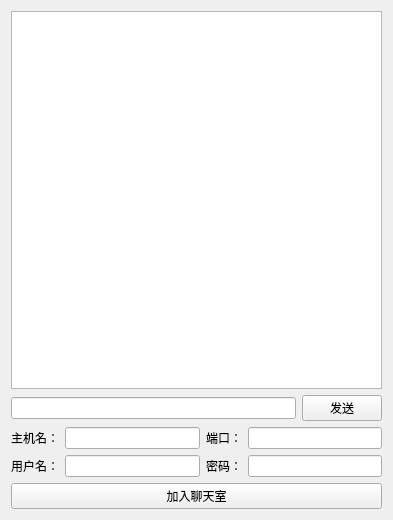
<?xml version="1.0" encoding="UTF-8"?>
<ui version="4.0">
 <class>BetChatWidget</class>
 <widget class="QWidget" name="BetChatWidget">
  <property name="geometry">
   <rect>
    <x>0</x>
    <y>0</y>
    <width>393</width>
    <height>520</height>
   </rect>
  </property>
  <property name="windowTitle">
   <string>聊天终端</string>
  </property>
  <layout class="QVBoxLayout" name="verticalLayout">
   <item>
    <widget class="QTextEdit" name="tedtMsg"/>
   </item>
   <item>
    <layout class="QHBoxLayout" name="horizontalLayout_4">
     <item>
      <widget class="QLineEdit" name="ledtMsg">
       <property name="sizePolicy">
        <sizepolicy hsizetype="Preferred" vsizetype="Fixed">
         <horstretch>0</horstretch>
         <verstretch>0</verstretch>
        </sizepolicy>
       </property>
      </widget>
     </item>
     <item>
      <widget class="QPushButton" name="pbtnSend">
       <property name="sizePolicy">
        <sizepolicy hsizetype="Fixed" vsizetype="Fixed">
         <horstretch>0</horstretch>
         <verstretch>0</verstretch>
        </sizepolicy>
       </property>
       <property name="text">
        <string>发送</string>
       </property>
      </widget>
     </item>
    </layout>
   </item>
   <item>
    <layout class="QHBoxLayout" name="horizontalLayout_5">
     <item>
      <widget class="QLabel" name="label_6">
       <property name="sizePolicy">
        <sizepolicy hsizetype="Fixed" vsizetype="Preferred">
         <horstretch>0</horstretch>
         <verstretch>0</verstretch>
        </sizepolicy>
       </property>
       <property name="text">
        <string>主机名：</string>
       </property>
      </widget>
     </item>
     <item>
      <widget class="QLineEdit" name="ledtHost">
       <property name="alignment">
        <set>Qt::AlignCenter</set>
       </property>
      </widget>
     </item>
     <item>
      <widget class="QLabel" name="label_5">
       <property name="sizePolicy">
        <sizepolicy hsizetype="Fixed" vsizetype="Preferred">
         <horstretch>0</horstretch>
         <verstretch>0</verstretch>
        </sizepolicy>
       </property>
       <property name="text">
        <string>端口：</string>
       </property>
      </widget>
     </item>
     <item>
      <widget class="QLineEdit" name="ledtPort">
       <property name="alignment">
        <set>Qt::AlignCenter</set>
       </property>
      </widget>
     </item>
    </layout>
   </item>
   <item>
    <layout class="QHBoxLayout" name="horizontalLayout_6">
     <item>
      <widget class="QLabel" name="label_7">
       <property name="sizePolicy">
        <sizepolicy hsizetype="Fixed" vsizetype="Preferred">
         <horstretch>0</horstretch>
         <verstretch>0</verstretch>
        </sizepolicy>
       </property>
       <property name="text">
        <string>用户名：</string>
       </property>
      </widget>
     </item>
     <item>
      <widget class="QLineEdit" name="ledtUser">
       <property name="alignment">
        <set>Qt::AlignCenter</set>
       </property>
      </widget>
     </item>
     <item>
      <widget class="QLabel" name="label_8">
       <property name="sizePolicy">
        <sizepolicy hsizetype="Fixed" vsizetype="Preferred">
         <horstretch>0</horstretch>
         <verstretch>0</verstretch>
        </sizepolicy>
       </property>
       <property name="text">
        <string>密码：</string>
       </property>
      </widget>
     </item>
     <item>
      <widget class="QLineEdit" name="ledtPass">
       <property name="echoMode">
        <enum>QLineEdit::Password</enum>
       </property>
       <property name="alignment">
        <set>Qt::AlignCenter</set>
       </property>
      </widget>
     </item>
    </layout>
   </item>
   <item>
    <widget class="QPushButton" name="pbtnConnectTo">
     <property name="text">
      <string>加入聊天室</string>
     </property>
    </widget>
   </item>
  </layout>
 </widget>
 <layoutdefault spacing="6" margin="11"/>
 <resources/>
 <connections/>
</ui>
